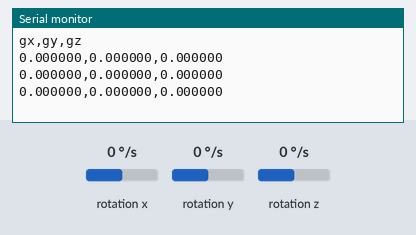
The sketch below on a simulated Arduino Nano 33 IoT. Shown: the last lines printed to the serial monitor. The inputs (shaded band) are chosen by the test bench; at power-on: rotation x 0 °/s, rotation y 0 °/s, rotation z 0 °/s.

Above: at 1.3 s.
1.4 s: rotation x set to -192 °/s
At 1.9 s:
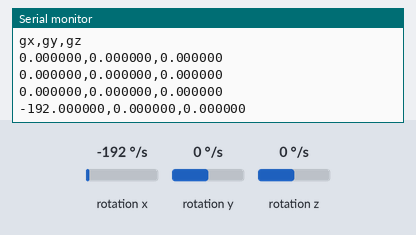
2.9 s: rotation y set to -192 °/s
At 3.4 s:
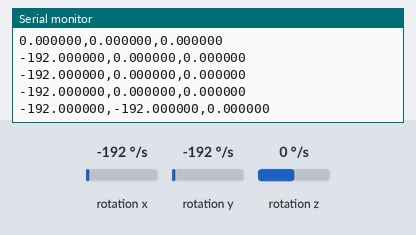
4.4 s: rotation z set to -192 °/s
At 4.9 s:
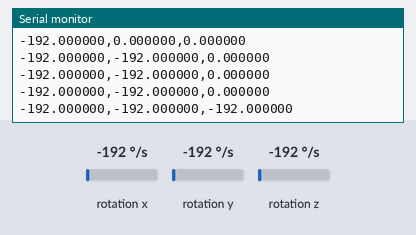

The sketch:

week-5.ino
```cpp
#include <Arduino_LSM6DS3.h>

void setup() {
  Serial.begin(9600);
  while (!Serial) { ; }
  if (!IMU.begin()) {
    Serial.println("Failed to initialize IMU!");
    while (1);
  }
  Serial.println("gx,gy,gz");
}

void loop() {
  float gx, gy, gz;
  if (IMU.gyroscopeAvailable()) {
    IMU.readGyroscope(gx, gy, gz);
    Serial.print(gx, 6); Serial.print(",");
    Serial.print(gy, 6); Serial.print(",");
    Serial.println(gz, 6);
    delay(500);
  }
}
```

Measured:
- after the input at 1.4 s, the serial monitor: prints a new line after 0.11 s (image 1)
- after the input at 2.9 s, the serial monitor: prints a new line after 0.11 s (image 2)
- after the input at 4.4 s, the serial monitor: prints a new line after 0.11 s (image 3)
